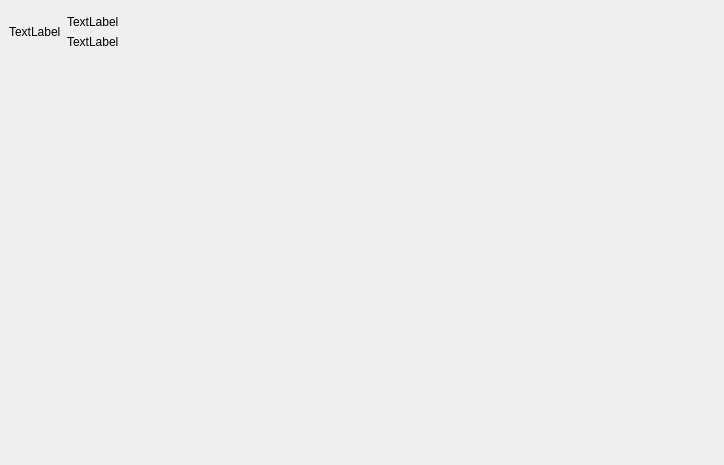
<?xml version="1.0" encoding="UTF-8"?>
<ui version="4.0">
 <class>HoomPage</class>
 <widget class="QWidget" name="HoomPage">
  <property name="geometry">
   <rect>
    <x>0</x>
    <y>0</y>
    <width>724</width>
    <height>465</height>
   </rect>
  </property>
  <property name="windowTitle">
   <string>Form</string>
  </property>
  <layout class="QVBoxLayout" name="verticalLayout_2" stretch="1,7,0">
   <property name="spacing">
    <number>0</number>
   </property>
   <property name="leftMargin">
    <number>0</number>
   </property>
   <property name="topMargin">
    <number>0</number>
   </property>
   <property name="rightMargin">
    <number>0</number>
   </property>
   <property name="bottomMargin">
    <number>0</number>
   </property>
   <item>
    <widget class="QWidget" name="widget_2" native="true">
     <layout class="QHBoxLayout" name="horizontalLayout_2">
      <property name="topMargin">
       <number>15</number>
      </property>
      <property name="bottomMargin">
       <number>0</number>
      </property>
      <item>
       <widget class="QWidget" name="widget_5" native="true">
        <layout class="QVBoxLayout" name="verticalLayout_3">
         <property name="spacing">
          <number>0</number>
         </property>
         <property name="leftMargin">
          <number>0</number>
         </property>
         <property name="topMargin">
          <number>0</number>
         </property>
         <property name="rightMargin">
          <number>0</number>
         </property>
         <property name="bottomMargin">
          <number>0</number>
         </property>
         <item>
          <widget class="QWidget" name="widget_4" native="true">
           <layout class="QHBoxLayout" name="horizontalLayout">
            <property name="leftMargin">
             <number>0</number>
            </property>
            <property name="topMargin">
             <number>0</number>
            </property>
            <property name="rightMargin">
             <number>0</number>
            </property>
            <property name="bottomMargin">
             <number>0</number>
            </property>
            <item>
             <widget class="QLabel" name="current_timLab">
              <property name="text">
               <string>TextLabel</string>
              </property>
              <property name="alignment">
               <set>Qt::AlignLeading|Qt::AlignLeft|Qt::AlignVCenter</set>
              </property>
             </widget>
            </item>
            <item>
             <widget class="QWidget" name="widget_3" native="true">
              <layout class="QVBoxLayout" name="verticalLayout">
               <property name="leftMargin">
                <number>0</number>
               </property>
               <property name="topMargin">
                <number>0</number>
               </property>
               <property name="rightMargin">
                <number>0</number>
               </property>
               <property name="bottomMargin">
                <number>0</number>
               </property>
               <item>
                <widget class="QLabel" name="dateLab">
                 <property name="text">
                  <string>TextLabel</string>
                 </property>
                 <property name="alignment">
                  <set>Qt::AlignBottom|Qt::AlignLeading|Qt::AlignLeft</set>
                 </property>
                </widget>
               </item>
               <item>
                <widget class="QLabel" name="weekLab">
                 <property name="text">
                  <string>TextLabel</string>
                 </property>
                 <property name="alignment">
                  <set>Qt::AlignLeading|Qt::AlignLeft|Qt::AlignTop</set>
                 </property>
                </widget>
               </item>
              </layout>
             </widget>
            </item>
           </layout>
          </widget>
         </item>
         <item>
          <spacer name="verticalSpacer">
           <property name="orientation">
            <enum>Qt::Vertical</enum>
           </property>
           <property name="sizeHint" stdset="0">
            <size>
             <width>20</width>
             <height>57</height>
            </size>
           </property>
          </spacer>
         </item>
        </layout>
       </widget>
      </item>
      <item>
       <spacer name="horizontalSpacer">
        <property name="orientation">
         <enum>Qt::Horizontal</enum>
        </property>
        <property name="sizeHint" stdset="0">
         <size>
          <width>583</width>
          <height>20</height>
         </size>
        </property>
       </spacer>
      </item>
     </layout>
    </widget>
   </item>
   <item>
    <widget class="QWidget" name="widget" native="true">
     <layout class="QVBoxLayout" name="verticalLayout_5">
      <property name="spacing">
       <number>0</number>
      </property>
      <property name="leftMargin">
       <number>0</number>
      </property>
      <property name="topMargin">
       <number>0</number>
      </property>
      <property name="rightMargin">
       <number>0</number>
      </property>
      <property name="bottomMargin">
       <number>0</number>
      </property>
      <item>
       <layout class="QGridLayout" name="gridLayout" rowstretch="1,1" columnstretch="1,1,1">
        <property name="horizontalSpacing">
         <number>20</number>
        </property>
        <property name="verticalSpacing">
         <number>0</number>
        </property>
        <item row="1" column="1">
         <widget class="QWidget" name="widget_10" native="true"/>
        </item>
        <item row="0" column="2">
         <widget class="QWidget" name="CurtainWidget" native="true">
          <layout class="QVBoxLayout" name="verticalLayout_10">
           <property name="spacing">
            <number>0</number>
           </property>
           <property name="leftMargin">
            <number>0</number>
           </property>
           <property name="topMargin">
            <number>0</number>
           </property>
           <property name="rightMargin">
            <number>0</number>
           </property>
           <property name="bottomMargin">
            <number>0</number>
           </property>
           <item>
            <layout class="QVBoxLayout" name="verticalLayout_9"/>
           </item>
          </layout>
         </widget>
        </item>
        <item row="1" column="2">
         <widget class="QWidget" name="widget_9" native="true"/>
        </item>
        <item row="0" column="1">
         <widget class="QWidget" name="lightCardWidget" native="true">
          <layout class="QHBoxLayout" name="horizontalLayout_3">
           <property name="spacing">
            <number>0</number>
           </property>
           <property name="leftMargin">
            <number>0</number>
           </property>
           <property name="topMargin">
            <number>0</number>
           </property>
           <property name="rightMargin">
            <number>0</number>
           </property>
           <property name="bottomMargin">
            <number>0</number>
           </property>
           <item>
            <layout class="QVBoxLayout" name="verticalLayout_8"/>
           </item>
          </layout>
         </widget>
        </item>
        <item row="1" column="0">
         <widget class="QWidget" name="widget_7" native="true">
          <layout class="QVBoxLayout" name="verticalLayout_7"/>
         </widget>
        </item>
        <item row="0" column="0">
         <widget class="QWidget" name="weatherWidget" native="true">
          <layout class="QVBoxLayout" name="verticalLayout_6">
           <property name="spacing">
            <number>0</number>
           </property>
           <property name="leftMargin">
            <number>0</number>
           </property>
           <property name="topMargin">
            <number>0</number>
           </property>
           <property name="rightMargin">
            <number>0</number>
           </property>
           <property name="bottomMargin">
            <number>0</number>
           </property>
           <item>
            <layout class="QVBoxLayout" name="verticalLayout_4">
             <property name="spacing">
              <number>0</number>
             </property>
            </layout>
           </item>
          </layout>
         </widget>
        </item>
       </layout>
      </item>
     </layout>
    </widget>
   </item>
   <item>
    <spacer name="verticalSpacer_3">
     <property name="orientation">
      <enum>Qt::Vertical</enum>
     </property>
     <property name="sizeHint" stdset="0">
      <size>
       <width>20</width>
       <height>40</height>
      </size>
     </property>
    </spacer>
   </item>
  </layout>
 </widget>
 <resources/>
 <connections/>
</ui>
